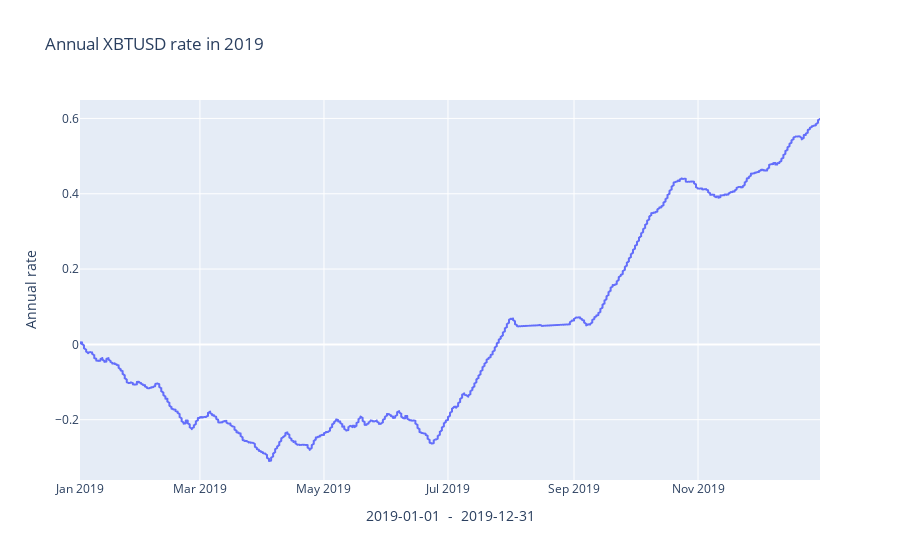

Source (notebook cell):
### Code cell
plot_p(results)

### Figure 1 — Plotly figure (JSON) as saved in the notebook; plotly's stock layout.template omitted (floating-point values rounded to 4 significant figures; data arrays with more than 128 entries replaced by an {"elided": "..."} marker saying what was removed)
{"data": [{"hovertemplate": "2019-01-01  -  2019-12-31=%{x}<br>Annual rate=%{y}<extra></extra>", "legendgroup": "", "line": {"color": "#636efa", "dash": "solid"}, "mode": "lines", "name": "", "showlegend": false, "type": "scattergl", "x": {"elided": "1094 str values"}, "xaxis": "x", "y": {"elided": "1094 float values"}, "yaxis": "y"}], "layout": {"legend": {"tracegroupgap": 0}, "title": {"text": "Annual XBTUSD rate in 2019"}, "xaxis": {"anchor": "y", "domain": [0, 1], "title": {"text": "2019-01-01  -  2019-12-31"}}, "yaxis": {"anchor": "x", "domain": [0, 1], "title": {"text": "Annual rate"}}}}
